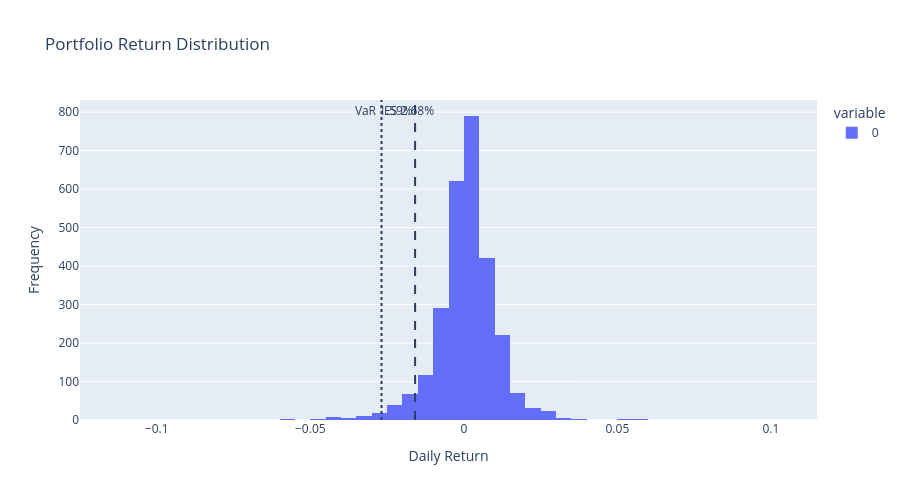

Write notebook code for a chart like this one.
### Code cell
plot_return_distribution(
    portfolio_returns,
    var=var95,
    es=es95
)

### Figure 1 — Plotly figure (JSON) as saved in the notebook; plotly's stock layout.template omitted (floating-point values rounded to 4 significant figures; data arrays with more than 128 entries replaced by an {"elided": "..."} marker saying what was removed)
{"data": [{"bingroup": "x", "hovertemplate": "variable=0<br>value=%{x}<br>count=%{y}<extra></extra>", "legendgroup": "0", "marker": {"color": "#636efa", "pattern": {"shape": ""}}, "name": "0", "nbinsx": 80, "orientation": "v", "showlegend": true, "type": "histogram", "x": {"elided": "2764 float values"}, "xaxis": "x", "yaxis": "y"}], "layout": {"annotations": [{"showarrow": false, "text": "VaR 1.59%", "x": -0.01588, "xanchor": "right", "xref": "x", "y": 1, "yanchor": "top", "yref": "y domain"}, {"showarrow": false, "text": "ES 2.68%", "x": -0.02682, "xanchor": "left", "xref": "x", "y": 1, "yanchor": "top", "yref": "y domain"}], "barmode": "relative", "height": 500, "legend": {"title": {"text": "variable"}, "tracegroupgap": 0}, "shapes": [{"line": {"dash": "dash"}, "type": "line", "x0": -0.01588, "x1": -0.01588, "xref": "x", "y0": 0, "y1": 1, "yref": "y domain"}, {"line": {"dash": "dot"}, "type": "line", "x0": -0.02682, "x1": -0.02682, "xref": "x", "y0": 0, "y1": 1, "yref": "y domain"}], "title": {"text": "Portfolio Return Distribution"}, "xaxis": {"anchor": "y", "domain": [0, 1], "title": {"text": "Daily Return"}}, "yaxis": {"anchor": "x", "domain": [0, 1], "title": {"text": "Frequency"}}}}
